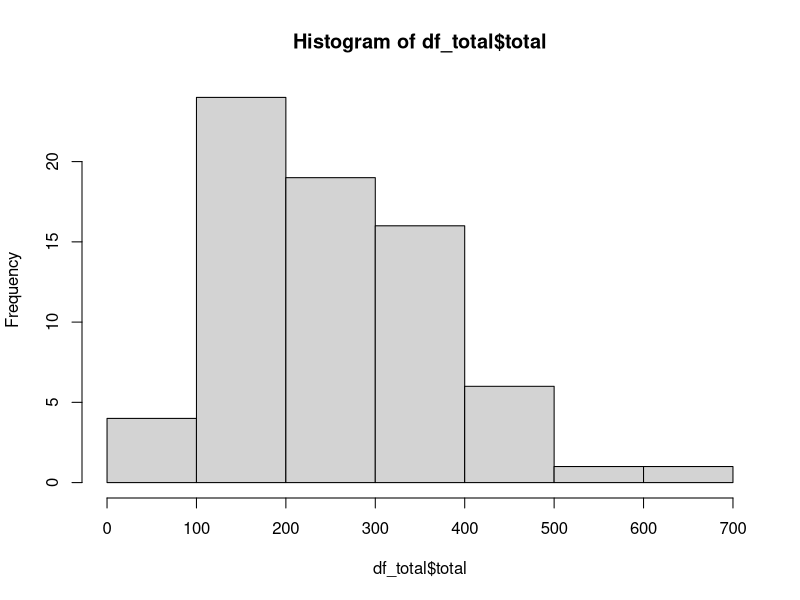

R code for this plot:
##average percapita harvest per community

library(tidyverse)

df <- read.csv("data/intermediate_data/comparable_harvest_df.csv") %>%
  filter(!Site_Year_Code %in% c("Hoonah_2016") )

df_total <- df %>%
  select(Site_Year_Code, Lowest_Common_Taxon_Name, Percapita_Pounds_Harvested_sum) %>%
  filter(!is.na(Percapita_Pounds_Harvested_sum)) %>%
  group_by(Site_Year_Code) %>%
  summarise_at(vars(Percapita_Pounds_Harvested_sum), list(total = sum))

percap_avg <- df_total %>%
  summarise_at(vars(total), list(mean = mean))

hist(df_total$total)
  